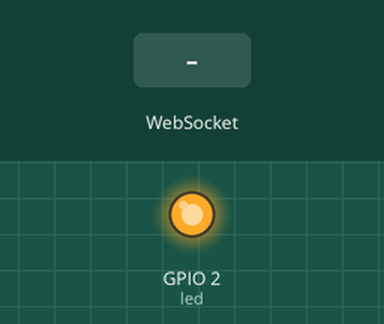
This sketch was run on a simulated ESP32. Parts: output pins drawn as LEDs (lit = HIGH). The test bench sets the inputs (shaded band). WiFi joins after 1.5 s; servers stay silent unless stated; random numbers use the default seed unless the sketch sets one; what the sketch prints to the serial monitor is not drawn.

Above: at 2.7 s.
2.8 s: WebSocket text "1" received
At 5.5 s:
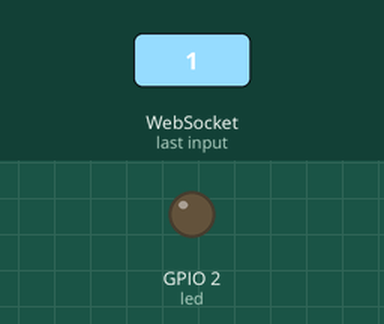
Timing chart, 0 to 12.0 s (numbered marks = the images above; inputs shaded):
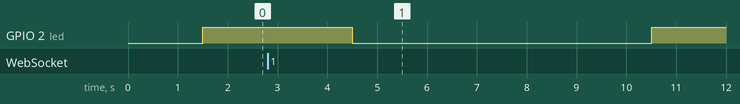

The sketch:

flaskapi_websocket_led_onoff.ino
```cpp
#include<WiFi.h>
#include<WebSocketsClient.h>
#define led 2
const char* sid="hack_me";
const char* pass="arafatragib";
WebSocketsClient web;
void webSocketEvent(WStype_t type, uint8_t*payload,size_t len)
{
  if(type==WStype_TEXT)
  {
    String msg=String ((char*)payload);
    Serial.println("Received from server "+msg);
  }
}
void setup() {
  // put your setup code here, to run once:
  Serial.begin(115200);
  pinMode(led,OUTPUT);
  WiFi.begin(sid,pass);
  while(WiFi.status()!=WL_CONNECTED)
  {
    delay(500);
    Serial.print(".");
  }
   Serial.print("\n connected to wifi ");

   web.begin("192.168.31.72",5000,"/");
   web.onEvent(webSocketEvent);
   web.setReconnectInterval(5000);


}

void loop() {
  // put your main code here, to run repeatedly:
  web.loop();
  int val=random(1000,2000);
  String payload = String(val);       // FIX: store in a variable
  web.sendTXT(payload);         //  send the variable
  Serial.println("\nSent to Server :-> "+ String(val));

  if(val>1500)
  {
    digitalWrite(led,HIGH);
    Serial.print("LEd ON means Arik bhai treat dibe");

  }
  else
  {
    digitalWrite(led,LOW);
    Serial.print("Led OFF means Labiba Treat dibe");
  }
  delay(3000);


}
```
